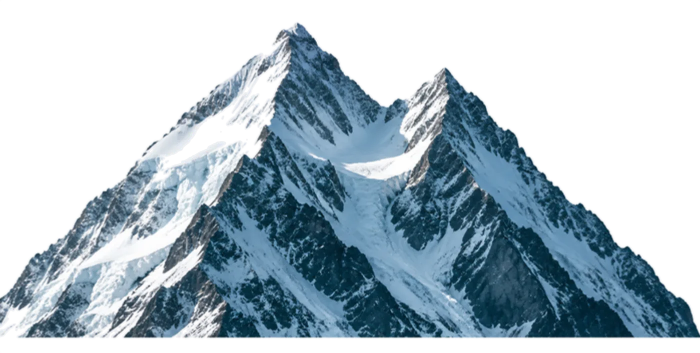
#> input picture assets/gen/peak1.webp, 1400 x 706 px, given in place of peak1.png, which was not available (shown at 1/2 size)
$ python cutout.py ../assets/gen/peak1.webp ../assets/gen/peak2.webp
#> lines starting #> are read from the running program, lines starting #| are printed output that depends on the picture; after the words box and inside, x2 and y2 are one past the last pixel; in counts of white or black regions, pixels touching at a corner belong together
"""Turn the Canva exports into web-ready assets for the STAND remake.

Usage: python3 -I tools/cutout.py <raw_dir> <out_dir>

- Objects shot on white: background removed by flood fill from the image border,
  so bright areas inside the subject (snow, mist) are kept. Edges are feathered.
- Clouds shot on black: alpha taken from brightness, colour set to white.
- Full scenes: re-encoded only.
Output is WebP (lossy for scenes, with alpha for cutouts).
"""
import os
import sys

import numpy as np
from PIL import Image, ImageFilter
from scipy import ndimage

RAW, OUT = sys.argv[1], sys.argv[2]
os.makedirs(OUT, exist_ok=True)


def load(name):
#> called with name = 'peak1'
    return np.asarray(Image.open(os.path.join(RAW, name + '.png')).convert('RGB')).astype(np.float32)
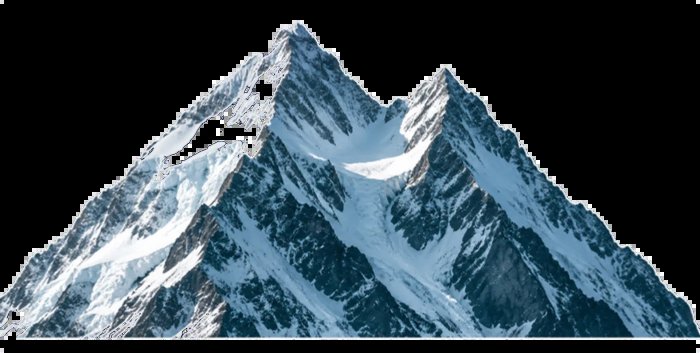
#> returned value: shape (706, 1400, 3) float32 (shown at 1/2 size); mean of channels 0, 1, 2 54.5, 70.6, 80.5; drawn as R, G, B


def save(arr, name, alpha=None, width=None, q=82):
    img = Image.fromarray(arr.clip(0, 255).astype(np.uint8), 'RGB')
    if alpha is not None:
        img.putalpha(Image.fromarray(alpha.clip(0, 255).astype(np.uint8), 'L'))
    if width and img.width > width:
        img = img.resize((width, round(img.height * width / img.width)), Image.LANCZOS)
    img.save(os.path.join(OUT, name + '.webp'), 'WEBP', quality=q, method=6)
    return img.size


def cut_white(name, thresh=236, sat_max=18, feather=1.6, crop=True, width=None):
    """Remove an edge-connected near-white background."""
    a = load(name)
    mn, mx = a.min(axis=2), a.max(axis=2)
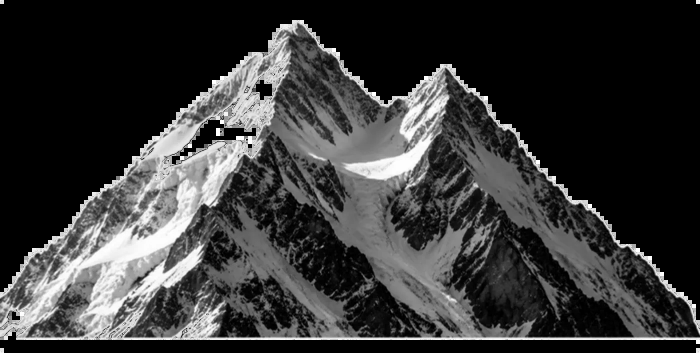
#> mn: shape (706, 1400) float32 (shown at 1/2 size); min 0, max 255, mean 54.4
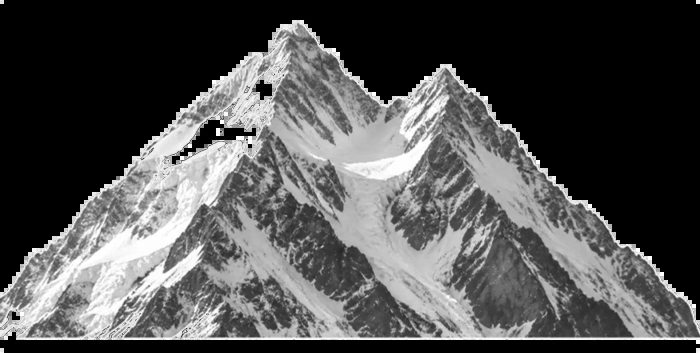
#> mx: shape (706, 1400) float32 (shown at 1/2 size); min 0, max 255, mean 80.5
    whiteish = (mn > thresh) & ((mx - mn) < sat_max)
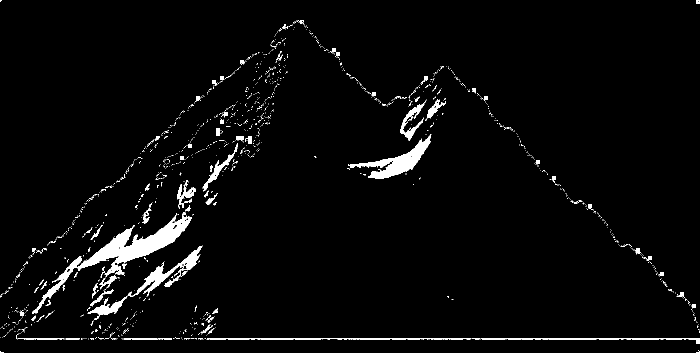
#> whiteish: shape (706, 1400) bool (shown at 1/2 size); 3.1% white; 1381 white regions (1296 under 20 px), largest, box (x1, y1, x2, y2) and area: (64, 424, 384, 627) 9235, (696, 268, 863, 358) 3891, (175, 491, 406, 630) 3633
    labels, _ = ndimage.label(whiteish)
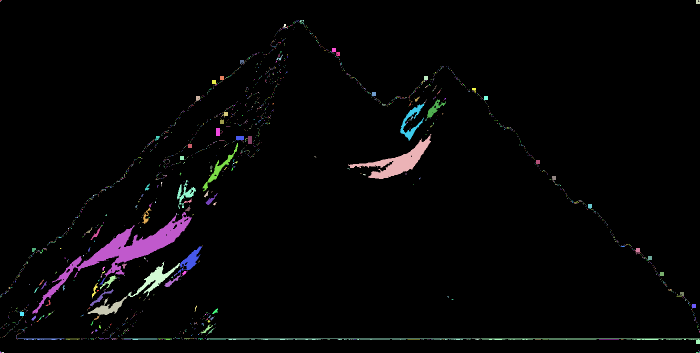
#> labels: shape (706, 1400) int32 (shown at 1/2 size); 2215 distinct labels, from 0 to 2214; one colour per label, 0 black
    border = np.unique(np.concatenate([labels[0], labels[-1], labels[:, 0], labels[:, -1]]))
#> border = [0, 1, 2, 3, 4, 1804, 2031, 2054, 2157, 2210, 2211, 2212, 2213, 2214]
    border = border[border != 0]
#> border = [1, 2, 3, 4, 1804, 2031, 2054, 2157, 2210, 2211, 2212, 2213, 2214]
    bg = np.isin(labels, border)
#> bg: shape (706, 1400) bool; 0.1% white in thin lines or dots
    # close small specks inside the background, then feather the edge
    bg = ndimage.binary_opening(bg, iterations=1)
#> bg: shape (706, 1400) bool; 0.03% white; 10 white regions (6 under 20 px), largest, box (x1, y1, x2, y2) and area: (1289, 677, 1316, 680) 77, (1392, 677, 1400, 688) 70, (1392, 0, 1400, 8) 48, (989, 677, 1004, 680) 41
    alpha = (~bg).astype(np.float32) * 255
    alpha = np.asarray(Image.fromarray(alpha.astype(np.uint8)).filter(ImageFilter.GaussianBlur(feather))).astype(np.float32)
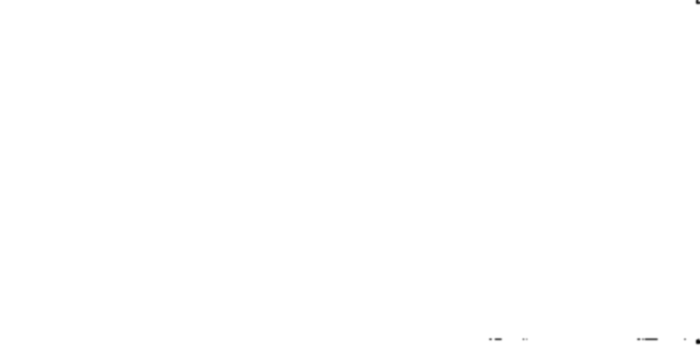
#> alpha: shape (706, 1400) float32 (shown at 1/2 size); min 1, max 255, mean 254.9
    # decontaminate: pull semi-transparent edge pixels away from white
    t = (alpha / 255.0)[..., None]
    a = np.where(t > 0.02, (a - 255 * (1 - t)) / np.maximum(t, 0.02), a)
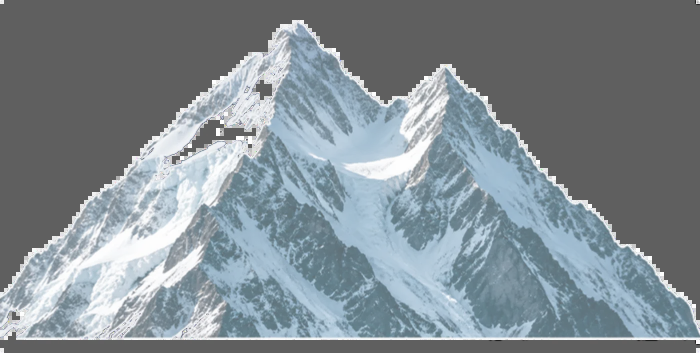
#> a: shape (706, 1400, 3) float32 (shown at 1/2 size); mean of channels 0, 1, 2 54.4, 70.6, 80.5; drawn with min black and max white
    if crop:
        ys, xs = np.where(alpha > 8)
        y0, y1, x0, x1 = ys.min(), ys.max() + 1, xs.min(), xs.max() + 1
#> y0 = 0; y1 = 706; x0 = 0; x1 = 1400
        a, alpha = a[y0:y1, x0:x1], alpha[y0:y1, x0:x1]
    return save(a, name, alpha, width)


def cut_black_clouds(name, width=None):
    """Clouds on black -> white clouds with alpha.

    Alpha comes from brightness. Towards the left and right edges a growing penalty is
    subtracted from that density, so thin wisps vanish first and the edge follows the
    puffs instead of a straight line.
    """
    a = load(name)
    lum = a.mean(axis=2)
    dens = np.clip((lum - 40) / 200, 0, 1)
    h, w = dens.shape
    x = np.abs(np.arange(w) / (w - 1) - 0.5) * 2          # 0 centre .. 1 edge
    pen = np.clip((x - 0.45) / 0.55, 0, 1) ** 1.2 * 1.1    # 0 in the middle, >1 at edges
    alpha = np.clip(dens - pen[None, :], 0, 1)
    alpha = np.clip(alpha * 1.35, 0, 1) ** 1.25 * 255
    alpha = np.asarray(Image.fromarray(alpha.astype(np.uint8)).filter(ImageFilter.GaussianBlur(1.0))).astype(np.float32)
    rgb = np.clip(a / np.maximum(dens[..., None], 0.35), 0, 255)  # lift towards white without glowing thin areas
    ys = np.where(alpha.max(axis=1) > 30)[0]
    xs = np.where(alpha.max(axis=0) > 30)[0]
    rgb, alpha = rgb[ys.min():, xs.min():xs.max() + 1], alpha[ys.min():, xs.min():xs.max() + 1]
    return save(rgb, name, alpha, width)


sizes = {}
for n in ['peak1', 'peak2', 'peak3', 'peak4']:
    sizes[n] = cut_white(n, width=1400)
#> pass 2 of the loop `for n in ['peak1', 'peak2', 'peak3', 'peak4']:`:
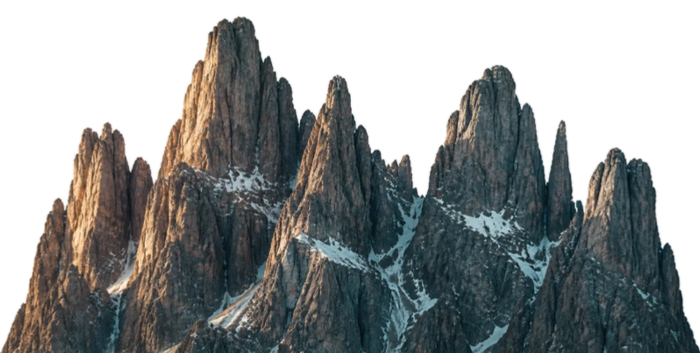
#> input picture assets/gen/peak2.webp, 1400 x 706 px, given in place of peak2.png, which was not available (shown at 1/2 size)
#> whiteish: shape (706, 1400) bool; 0.52% white; 989 white regions (951 under 20 px), largest, box (x1, y1, x2, y2) and area: (1133, 256, 1144, 272) 144, (106, 384, 125, 398) 91, (984, 120, 1003, 131) 80
#> in cut_white (call 2), `labels, _ = ndimage.label(whiteish)`:
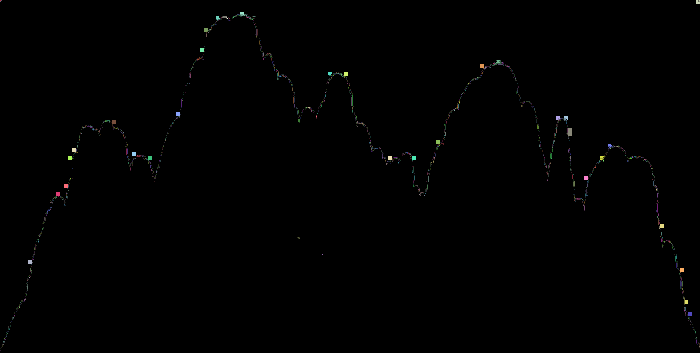
#> labels: shape (706, 1400) int32 (shown at 1/2 size); 1349 distinct labels, from 0 to 1348; one colour per label, 0 black
#> in cut_white (call 2), `border = np.unique(np.concatenate([labels[0], labels[-1], labels[:, 0]..`: border = [0, 1, 2, 3, 4, 1343, 1345, 1347]
#> in cut_white (call 2), `border = border[border != 0]`: border = [1, 2, 3, 4, 1343, 1345, 1347]
#> in cut_white (call 2), `a = np.where(t > 0.02, (a - 255 * (1 - t)) / np.maximum(t, 0.02), a)`:
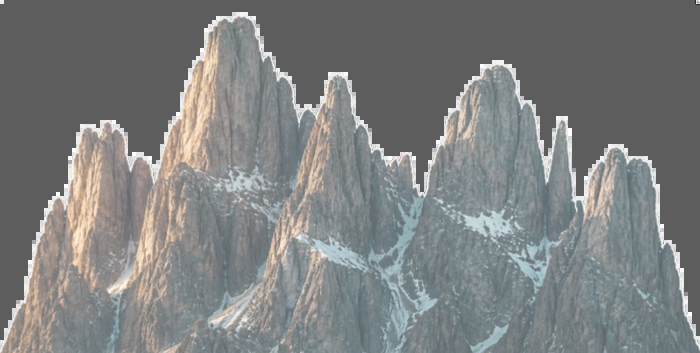
#> a: shape (706, 1400, 3) float32 (shown at 1/2 size); mean of channels 0, 1, 2 50, 53.6, 53.2; drawn with min black and max white
#> pass 3 of the loop `for n in ['peak1', 'peak2', 'peak3', 'peak4']:`:
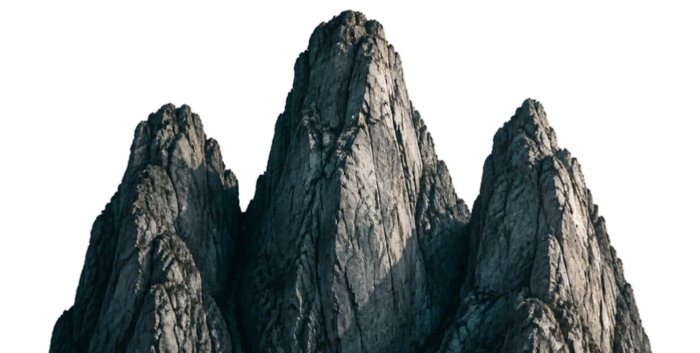
#> input picture assets/gen/peak3.webp, 1400 x 706 px, given in place of peak3.png, which was not available (shown at 1/2 size)
#> in cut_white (call 3), `whiteish = (mn > thresh) & ((mx - mn) < sat_max)`:
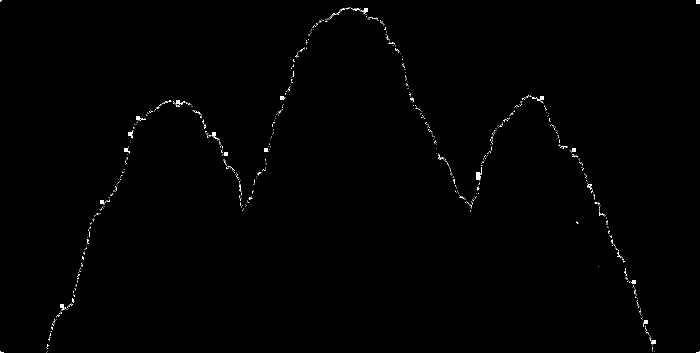
#> whiteish: shape (706, 1400) bool (shown at 1/2 size); 0.37% white; 837 white regions (814 under 20 px), largest, box (x1, y1, x2, y2) and area: (952, 344, 961, 360) 128, (423, 264, 438, 280) 87, (352, 200, 370, 211) 86
#> labels: shape (706, 1400) int32; 1177 distinct labels, from 0 to 1176
#> in cut_white (call 3), `border = np.unique(np.concatenate([labels[0], labels[-1], labels[:, 0]..`: border = [0, 1, 2, 3, 4, 1168, 1170, 1173, 1174, 1176]
#> in cut_white (call 3), `border = border[border != 0]`: border = [1, 2, 3, 4, 1168, 1170, 1173, 1174, 1176]
#> in cut_white (call 3), `a = np.where(t > 0.02, (a - 255 * (1 - t)) / np.maximum(t, 0.02), a)`:
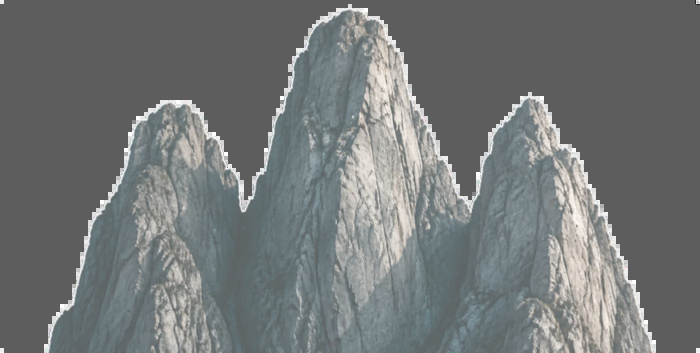
#> a: shape (706, 1400, 3) float32 (shown at 1/2 size); mean of channels 0, 1, 2 34.1, 39.8, 40; drawn with min black and max white
#> the loop made 4 passes; the first 3 are shown
#> (the run stopped early here; a loop or call above may not have finished)
